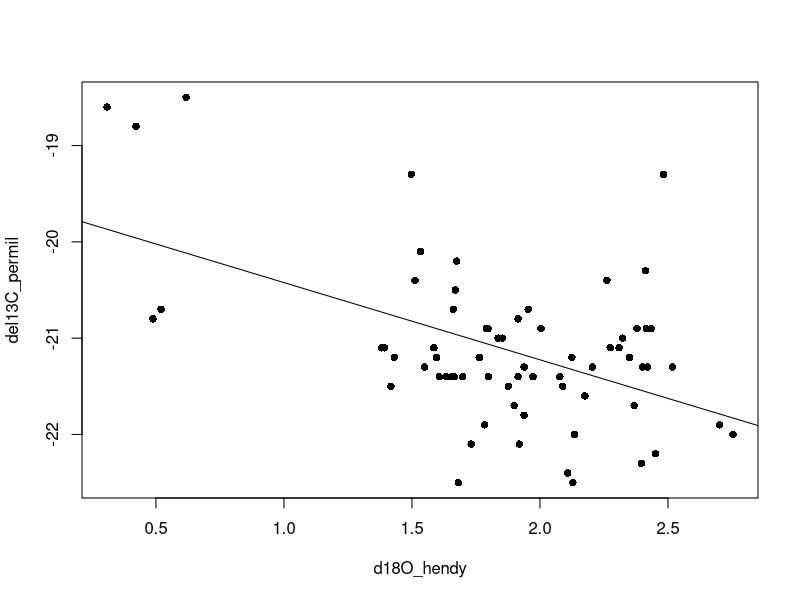
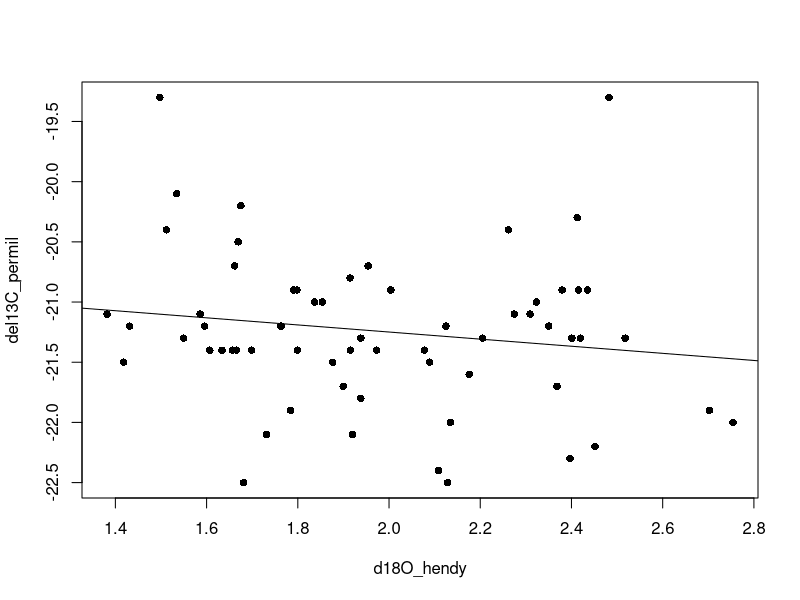
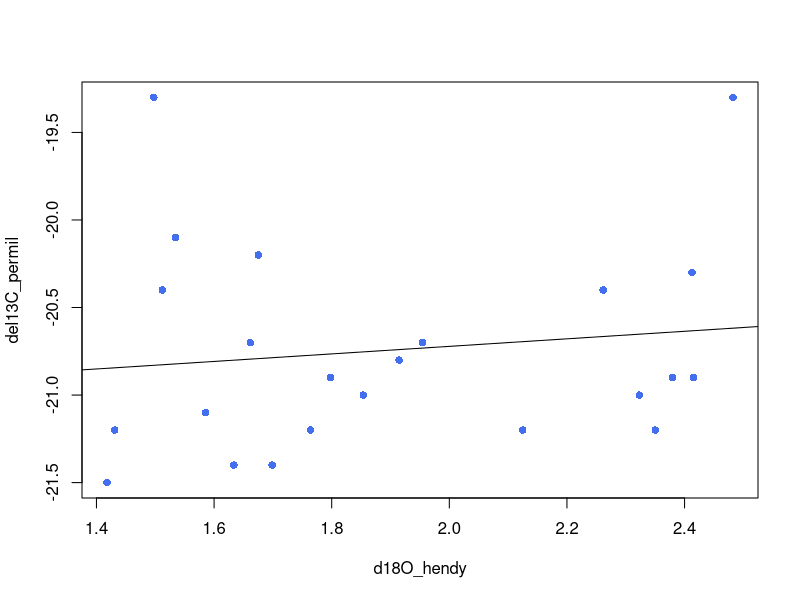
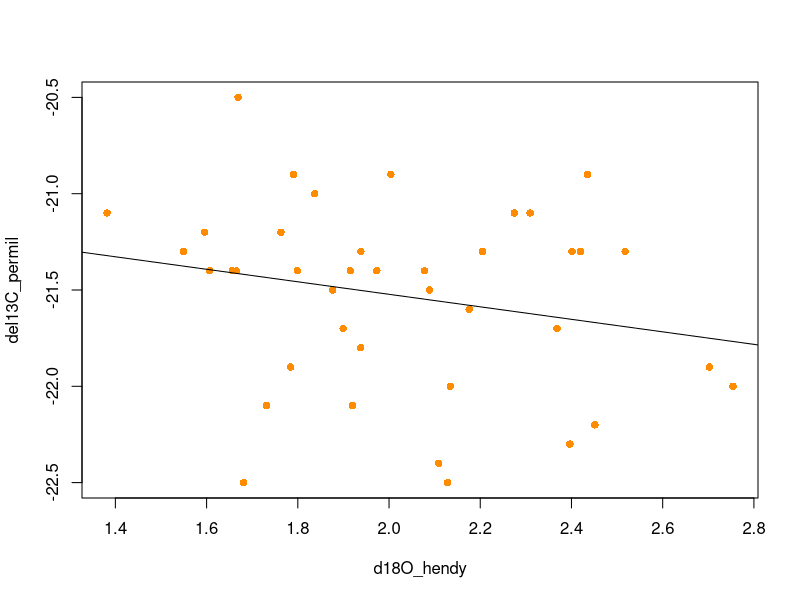

Recreate these plots in R, in order. (Note: this script raises an error after producing the figures.)
# Set up R session ----
library(dplyr)
library(stringr)
library(ggplot2)

# random function so I can extract p-values from lm
Regressionp <- function (modelobject) {
  if (class(modelobject) != "lm") stop("Not an object of class 'lm' ")
  f <- summary(modelobject)$fstatistic
  p <- pf(f[1],f[2],f[3],lower.tail=F)
  attributes(p) <- NULL
  return(p)
}

# Read in data ----
matchedDF_all <- read.csv(file="data/processed/final_dataset_focaltaxa_with_calages_climate.csv", header=T) # 


######### Section 5: Final Models and Figures ##############
# using the final dataframe: matchedDF_all
# we should use the median d18O values for final analysis, and present the weighted ones in supplemental, along with sensitivity analysis

# Methods potential text:
# For carbon and nitrogen, we fit a linear model that originally included oxygen, taxon, and the interaction between the two variables as independent variables. We then performed stepwise regression to determine a final model. 
# Results potential text
# Stepwise regression indicated that there was no significant interaction between 18O and taxon for either carbon or nitrogen stable isotope values. For carbon, variation in 13C was significantly associated with both 18O and taxon (stats from summary(carbon.lm.final)). For nitrogen, neither 18O nor taxon explained significant variation in 15N, though taxon as a single variable was marginally significant (stats from summary(nitrogen.lm.taxon)).

final.model.stats <- as.data.frame(matrix(data=NA, nrow=4, ncol=5))
colnames(final.model.stats) <- c("element", "climate", "final_model", "p", "adjR2")

## start with Hendy climate data ----
### models - Carbon ----

# Start simple and build complexity

# climate-only model
carbon.lm.clim<-lm(del13C_permil~d18O_hendy, matchedDF_all)
summary(carbon.lm.clim)
plot(del13C_permil ~ d18O_hendy, data=matchedDF_all, pch=16)
abline(carbon.lm.clim)

# sensitivity test: taxon specific climate-only models (both are still significant)
# Sylvilagus have a stronger relationship with climate than Otospermophilus

carbon.lm.clim.oto <-lm(del13C_permil~d18O_hendy, data=matchedDF_all[which(matchedDF_all$Taxon=="Otospermophilus"),])
summary(carbon.lm.clim.oto)

carbon.lm.clim.syl<-lm(del13C_permil~d18O_hendy, data=matchedDF_all[which(matchedDF_all$Taxon=="Sylvilagus"),])
summary(carbon.lm.clim.syl)

# sensitivity test: Pleistocene models. Not significant!!
# just climate, pleistocene (older than 11500)
carbon.lm.clim.ple <-lm(del13C_permil~d18O_hendy, data=matchedDF_all[which(matchedDF_all$X14C_age_BP>11500),])
summary(carbon.lm.clim.ple)
plot(del13C_permil ~ d18O_hendy, data=matchedDF_all[which(matchedDF_all$X14C_age_BP>11500),], pch=16)
abline(carbon.lm.clim.ple)

# climate + taxon, just pleistocene. Taxon signficant, climate not
carbon.lm.all.additive.ple <-lm(del13C_permil~d18O_hendy + Taxon, data=matchedDF_all[which(matchedDF_all$X14C_age_BP>11500),])
summary(carbon.lm.all.additive.ple)

# otosperm climate only, pleistocene only model. climate not significant
carbon.lm.clim.ple.oto <-lm(del13C_permil~d18O_hendy, data=matchedDF_all[intersect(which(matchedDF_all$X14C_age_BP>11500), which(matchedDF_all$Taxon == "Otospermophilus")),])
summary(carbon.lm.clim.ple.oto)
plot(del13C_permil ~ d18O_hendy, data=matchedDF_all[intersect(which(matchedDF_all$X14C_age_BP>11500), which(matchedDF_all$Taxon == "Otospermophilus")),], pch=16, col="royalblue2")
abline(carbon.lm.clim.ple.oto)

# sylvilagus climate only, pleistocene only model. climate not significant
carbon.lm.clim.ple.syl <-lm(del13C_permil~d18O_hendy, data=matchedDF_all[intersect(which(matchedDF_all$X14C_age_BP>11500), which(matchedDF_all$Taxon == "Sylvilagus")),])
summary(carbon.lm.clim.ple.syl)
plot(del13C_permil ~ d18O_hendy, data=matchedDF_all[intersect(which(matchedDF_all$X14C_age_BP>11500), which(matchedDF_all$Taxon == "Sylvilagus")),], pch=16, col="darkorange")
abline(carbon.lm.clim.ple.syl)


# original models: taxon-only model
carbon.lm.taxon<-lm(del13C_permil~Taxon, data=matchedDF_all)
summary(carbon.lm.taxon)

# model with no interaction term 
# NOTE: this is what the final model is in the end, so should be the same as carbon.lm.final
carbon.lm.all.additive<-lm(del13C_permil~d18O_hendy + Taxon, data=matchedDF_all)
summary(carbon.lm.all.additive)

# model with interaction term included
carbon.lm.all.interaction<-lm(del13C_permil~d18O_hendy * Taxon, 
                              data=matchedDF_all)
summary(carbon.lm.all.interaction)

##NOTE - no significant interactions, total amount of variation explained is lower than with additive model. And, when interaction term is included, climate emerges as only significant variable. generally indicating that there still is a significant amount of variation explained by taxon, but that adding the interaction spreads it out among two variables, neither of which are significant.

#stepwise regression 
carbon.lm.final <- step(lm(del13C_permil~d18O_hendy * Taxon, data=matchedDF_all), direction="both")
summary(carbon.lm.final)
# --> this shows that the d180 + Taxon model (no interaction) is the best final model. 

# t-test of residuals from climate only model
# residuals of Otospermophilus and Sylvilagus are signif different, again indicating effect of climate
c.t.clim <- t.test(carbon.lm.clim$residuals ~ matchedDF_all$Taxon[which(!is.na(matchedDF_all$d18O_hendy))])
c.t.clim 

### models - Nitrogen ----

# Start simple and build complexity

# climate-only model
nitrogen.lm.clim<-lm(del15N_permil ~ d18O_hendy, data=matchedDF_all)
summary(nitrogen.lm.clim)

# taxon-only model
nitrogen.lm.taxon<-lm(del15N_permil~Taxon, data=matchedDF_all)
summary(nitrogen.lm.taxon)

# model with no interaction term 
nitrogen.lm.all.additive<-lm(del15N_permil ~ d18O_hendy + Taxon, data=matchedDF_all)
summary(nitrogen.lm.all.additive)

# model with interaction term included
nitrogen.lm.all.interaction<-lm(del15N_permil ~ d18O_hendy * Taxon, data=matchedDF_all)
summary(nitrogen.lm.all.interaction)

#stepwise regression --> this shows that there is not a great final model
nitrogen.lm.final <- step(lm(del15N_permil~d18O_hendy*Taxon, data=matchedDF_all), direction="both")
summary(nitrogen.lm.final)
# --> the best final model is the additive model, which is the same as carbon.

# t-test of residuals from climate-only model
# residuals of Otospermophilus and Sylvilagus are NOT signif different
n.t.clim <- t.test(nitrogen.lm.clim$residuals ~ matchedDF_all$Taxon[which(!is.na(matchedDF_all$d18O_hendy))])
n.t.clim


### Do we need to add age as a co-variate in the models? ----

# Does this answer the question: "does isotope vary through time?"
carbon.lm.all.age<-step(lm(del13C_permil~d18O_hendy * Taxon * median_age, data=matchedDF_all), direction="both")
summary(carbon.lm.all.age)
# explain a bit more variation with age included: 0.4549 vs 0.4105

nitrogen.lm.all.age<-step(lm(del15N_permil ~ d18O_hendy * Taxon * median_age, data=matchedDF_all), direction="both")
summary(nitrogen.lm.all.age)
# This is the same with or without age included: 0.05652 vs 0.05652

final.model.stats[1,] <- c("carbon", "hendy", "carbon.lm.all.additive", 
                           Regressionp(carbon.lm.all.additive), summary(carbon.lm.all.additive)$adj)
final.model.stats[2,] <- c("nitrogen", "hendy", "nitrogen.lm.all.additive", 
                           Regressionp(nitrogen.lm.all.additive), summary(nitrogen.lm.all.additive)$adj)

# rename final models before changing climate data
carbon.lm.final.hendy <- carbon.lm.final
carbon.lm.clim.hendy <- carbon.lm.clim
carbon.lm.all.age.hendy <- carbon.lm.all.age
carbon.lm.taxon.hendy <- carbon.lm.taxon
c.t.clim.hendy <- c.t.clim
nitrogen.lm.final.hendy <- nitrogen.lm.final
nitrogen.lm.clim.hendy <- nitrogen.lm.clim
nitrogen.lm.all.age.hendy <- nitrogen.lm.all.age
nitrogen.lm.taxon.hendy <- nitrogen.lm.taxon
n.t.clim.hendy <- n.t.clim

# Save model objects for use in plotting
save(carbon.lm.final.hendy, carbon.lm.clim.hendy, carbon.lm.all.age.hendy, carbon.lm.taxon.hendy, c.t.clim.hendy, 
     nitrogen.lm.final.hendy, nitrogen.lm.clim.hendy, nitrogen.lm.all.age.hendy, nitrogen.lm.taxon.hendy, n.t.clim.hendy, 
     file="output/hendy_models_for_plotting.RData")


# remove variables that are being generated anew in ngrip section
rm("c.t.clim", "carbon.lm.all.additive", "carbon.lm.all.age", "carbon.lm.all.interaction", "carbon.lm.clim", "carbon.lm.final", "carbon.lm.taxon",
   "n.t.clim", "nitrogen.lm.all.additive", "nitrogen.lm.all.age", "nitrogen.lm.all.interaction", "nitrogen.lm.clim", "nitrogen.lm.final", "nitrogen.lm.taxon")

# Sensitivity analysis - Climate ----

## ngrip climate data ----
# Note that the ngrip data are negatively correlated with hendy data, so I have converted them to negative values so that the relationships sync up with the hendy dataset.
matchedDF_all$d18O_ngrip <- -matchedDF_all$d18O_ngrip

### models - Carbon ----

# Start simple and build complexity

# climate-only model
carbon.lm.clim<-lm(del13C_permil~d18O_ngrip, matchedDF_all)
summary(carbon.lm.clim)
plot(del13C_permil ~ d18O_ngrip, data=matchedDF_all, pch=16)
abline(carbon.lm.clim)

# taxon-only model
carbon.lm.taxon<-lm(del13C_permil~Taxon, data=matchedDF_all)
summary(carbon.lm.taxon)

# model with no interaction term 
# NOTE: this is what the final model is in the end, so should be the same as carbon.lm.final
carbon.lm.all.additive<-lm(del13C_permil~d18O_ngrip + Taxon, data=matchedDF_all)
summary(carbon.lm.all.additive)

# model with interaction term included
carbon.lm.all.interaction<-lm(del13C_permil~d18O_ngrip * Taxon, 
                              data=matchedDF_all)
summary(carbon.lm.all.interaction)

##NOTE - no significant interactions, total amount of variation explained is about same as additive model

#stepwise regression 
carbon.lm.final <- step(lm(del13C_permil~d18O_ngrip * Taxon, data=matchedDF_all), direction="both")
summary(carbon.lm.final)
# --> this shows that the d180 + Taxon model (no interaction, additive model) is the best final model. 

# t-test of residuals from climate only model
# residuals of Otospermophilus and Sylvilagus are signif different
c.t.clim <- t.test(carbon.lm.clim$residuals ~ matchedDF_all$Taxon[which(!is.na(matchedDF_all$d18O_ngrip))])
c.t.clim 

### models - Nitrogen ----

# Start simple and build complexity

# climate-only model
nitrogen.lm.clim<-lm(del15N_permil ~ d18O_ngrip, data=matchedDF_all)
summary(nitrogen.lm.clim)

# taxon-only model
nitrogen.lm.taxon<-lm(del15N_permil~Taxon, data=matchedDF_all)
summary(nitrogen.lm.taxon)

# model with no interaction term 
nitrogen.lm.all.additive<-lm(del15N_permil ~ d18O_ngrip + Taxon, data=matchedDF_all)
summary(nitrogen.lm.all.additive)

# model with interaction term included
nitrogen.lm.all.interaction<-lm(del15N_permil ~ d18O_ngrip * Taxon, data=matchedDF_all)
summary(nitrogen.lm.all.interaction)

#stepwise regression --> this shows that there is not a great final model
nitrogen.lm.final <- step(lm(del15N_permil~d18O_ngrip*Taxon, data=matchedDF_all), direction="both")
summary(nitrogen.lm.final)
# --> the best final model is the additive model, which is the same as carbon.
# --> Not a very strong model overall - adj R2 is low, no vars sign.

# t-test of residuals from climate-only model
# residuals of Otospermophilus and Sylvilagus are NOT signif different
n.t.clim <- t.test(nitrogen.lm.clim$residuals ~ matchedDF_all$Taxon[which(!is.na(matchedDF_all$d18O_ngrip))])
n.t.clim

### Do we need to add age as a co-variate in the models? ----
# Does this answer the question: "does isotope vary through time?"
carbon.lm.all.age<-step(lm(del13C_permil~d18O_ngrip * Taxon * median_age, data=matchedDF_all), direction="both")
summary(carbon.lm.all.age)
# explain a bit more variation with age included: 0.4565 vs 0.3857

nitrogen.lm.all.age<-step(lm(del15N_permil ~ d18O_ngrip * Taxon * median_age, data=matchedDF_all), direction="both")
summary(nitrogen.lm.all.age)
# explain a bit more variation with age included: 0.07785 vs 0.05542

final.model.stats[3,] <- c("carbon", "ngrip", "carbon.lm.all.additive", 
                           Regressionp(carbon.lm.all.additive), summary(carbon.lm.all.additive)$adj)
final.model.stats[4,] <- c("nitrogen", "ngrip", "nitrogen.lm.all.additive", 
                           Regressionp(nitrogen.lm.all.additive), summary(nitrogen.lm.all.additive)$adj)

# rename final models 
carbon.lm.final.ngrip <- carbon.lm.final
carbon.lm.clim.ngrip <- carbon.lm.clim
carbon.lm.all.age.ngrip <- carbon.lm.all.age
c.t.clim.ngrip <- c.t.clim
nitrogen.lm.final.ngrip <- nitrogen.lm.final
nitrogen.lm.clim.ngrip <- nitrogen.lm.clim
nitrogen.lm.all.age.ngrip <- nitrogen.lm.all.age
n.t.clim.ngrip <- n.t.clim

# Save model objects for use in plotting
save(carbon.lm.final.ngrip, carbon.lm.clim.ngrip, carbon.lm.all.age.ngrip, c.t.clim.ngrip, 
     nitrogen.lm.final.ngrip, nitrogen.lm.clim.ngrip, nitrogen.lm.all.age.ngrip, n.t.clim.ngrip, 
     file="output/ngrip_models_for_plotting.RData")

# remove variables 
rm("c.t.clim", "carbon.lm.all.additive", "carbon.lm.all.age", "carbon.lm.all.interaction", "carbon.lm.clim", "carbon.lm.final", "carbon.lm.taxon",
   "n.t.clim", "nitrogen.lm.all.additive", "nitrogen.lm.all.age", "nitrogen.lm.all.interaction", "nitrogen.lm.clim", "nitrogen.lm.final", "nitrogen.lm.taxon")


## Summarize results ----
print(final.model.stats[c(1,3,2,4),])
summary(carbon.lm.final.ngrip)
summary(carbon.lm.final.hendy)
# for carbon, the hendy data better explains variation in carbon isotope values. this is seen for the full model, as well as the greater partial variation explained by d18O. In the ngrip models, the strength of Taxon relative to d18O increases in explaining variation in carbon isotopes.
summary(nitrogen.lm.final.ngrip)
summary(nitrogen.lm.final.hendy)
# for nitrogen, ngrip and hendy data produce virtually identical and very weak models, both overall as well as in terms of the partial effect of d18O on carbon isotope variation.
temp.table <- final.model.stats[c(1,3,2,4), -3]
temp.table[,3] <- round(as.numeric(temp.table[,3]), 4)
temp.table[,4] <- round(as.numeric(temp.table[,4]), 4)
write.csv(temp.table, file="output/SupplementaryTable2.csv", row.names=F)

# Based on this, move forward with Hendy dataset




# Final additional plot - age of Squirrels vs rabbits ----
#age_ttest<- t.test(specimen_medianage~Taxon, data=matchedDF_all)
# note from Nate - specimen_medianage does not exist in this script, I assume matchedDF_all$median_age should be used here 
age_ttest<- t.test(median_age~Taxon, data=matchedDF_all)
pdf(file="output/SuppFig2_taxon_age_distribution-NF.pdf", height=6, width=6)
boxplot(median_age~Taxon, data=matchedDF_all, 
        ylim=c(55000, 0), 
        xlab="", ylab="Median Specimen Age (cal years BP)")
stripchart(median_age~Taxon, data=matchedDF_all, vertical=TRUE, ylim=c(55000, 0), add=TRUE, method="stack", col=c("royalblue2","darkorange"), pch=16)
legend("topright", legend=paste0("t=", round(age_ttest$statistic,2), "; df=", round(age_ttest$parameter,2), "; p=", round(age_ttest$p.value,2)), bty = "n", cex = 0.8)
dev.off()